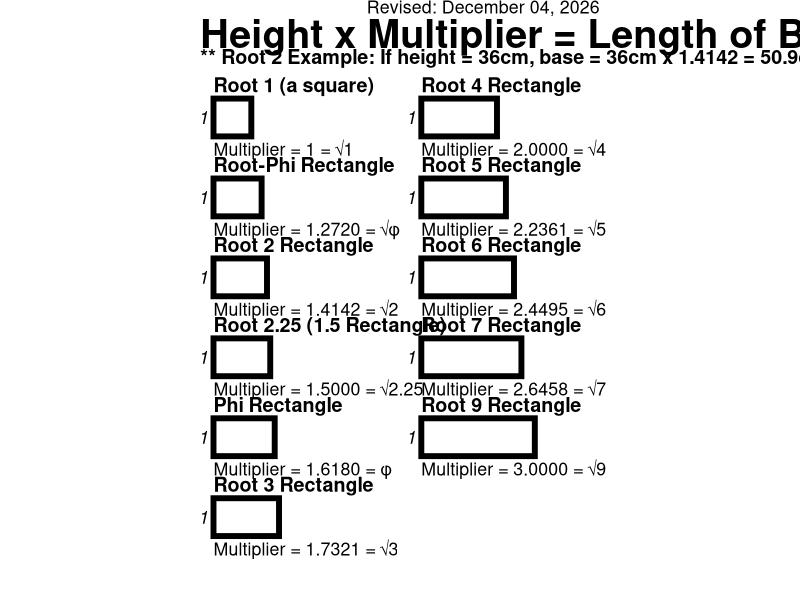

Write R code to recreate this figure.
## ---- chunk 1
#| label: setup

library(ggplot2)

##### Key tuning parameters if you need adjustments:
#####   
#####   title_space — room above each rectangle for the title
#####   caption_space — room below each rectangle for the caption
#####   row_gap — breathing room between rows
#####   margin — internal margin (your YAML handles page margins)
#####   title_offset — distance from title text to top of rectangle
#####   caption_offset — distance from caption text to bottom of rectangle
#####   header_height — space for main title and date
#####   rect_h <- 1.25   # inches - increase/decrease until rectangles are desired size

sqrt_phi <- sqrt((1 + sqrt(5)) / 2)  # sqrt of phi = 1.2720196495
phi      <- (1 + sqrt(5)) / 2        # phi = 1.6180339887

# Editable title and date
chart_title <- "Height x Multiplier = Length of Base"
chart_date <- paste("Revised:", format(Sys.Date(), "%B %d, %Y"))

# Ratios ordered by base length (ratio value)
# Matches the full set used in the companion "quiver of arrows" file
ratios <- list(
  list(name = "Root 1 (a square)",              ratio = 1,          label = "Multiplier = 1 = √1"),
  list(name = "Root-Phi Rectangle",  ratio = sqrt_phi,   label = sprintf("Multiplier = %.4f = √φ", sqrt_phi)),
  list(name = "Root 2 Rectangle",    ratio = sqrt(2),    label = sprintf("Multiplier = %.4f = √2", sqrt(2))),
  list(name = "Root 2.25 (1.5 Rectangle)", ratio = sqrt(2.25), label = sprintf("Multiplier = %.4f = √2.25", sqrt(2.25))),
  list(name = "Phi Rectangle",       ratio = phi,        label = sprintf("Multiplier = %.4f = φ",  phi)),
  list(name = "Root 3 Rectangle",    ratio = sqrt(3),    label = sprintf("Multiplier = %.4f = √3", sqrt(3))),
  list(name = "Root 4 Rectangle",    ratio = sqrt(4),    label = sprintf("Multiplier = %.4f = √4", sqrt(4))),
  list(name = "Root 5 Rectangle",    ratio = sqrt(5),    label = sprintf("Multiplier = %.4f = √5", sqrt(5))),
  list(name = "Root 6 Rectangle",    ratio = sqrt(6),    label = sprintf("Multiplier = %.4f = √6", sqrt(6))),
  list(name = "Root 7 Rectangle",    ratio = sqrt(7),    label = sprintf("Multiplier = %.4f = √7", sqrt(7))),
  list(name = "Root 9 Rectangle",    ratio = sqrt(9),    label = sprintf("Multiplier = %.4f = √9", sqrt(9)))
)

create_frame_sheet <- function(page_width, page_height) {
  margin <- 0.0
  work_width <- page_width - 2 * margin
  work_height <- page_height - 2 * margin
  
  # Reserve space for header
  header_height <- 1.00   # ADJUST THIS AS NEEDED
  content_top <- work_height - header_height
  
  # Two columns
  col_gap <- 0.3
  col_width <- (work_width - col_gap) / 2
  
  # Number of rectangles per column (auto-balances the full set)
  n_per_col <- ceiling(length(ratios) / 2)
  
  # FIXED HEIGHT FOR ALL RECTANGLES - ADJUST THIS VALUE
  rect_h <- 1.10  # inches - increase/decrease until rectangles are desired size
  
  # Fixed spacing for title and caption blocks
  title_space <- 0.22   # reserved space above rectangle for title block
  caption_space <- 0.22 # reserved space below rectangle for caption block
  
  # Direct control for the gap between one caption and the next title
  # Increase this value to add more space below the caption and above the next title
  between_text_gap <- 0.55
  
  # Distance from text baseline to rectangle edge
  # Increase title_offset to move titles higher above rectangles
  # Increase caption_offset to move captions farther below rectangles
  title_offset <- 0.12
  caption_offset <- 0.12
  
  # Convert the desired caption-to-next-title gap into the row gap used by the layout
  row_gap <- between_text_gap - title_space - caption_space + caption_offset + title_offset
  if (row_gap < 0) row_gap <- 0
  
  total_row_height <- title_space + rect_h + caption_space
  total_step_height <- total_row_height + row_gap
  available_step_height <- content_top / n_per_col
  
  # Auto-fit safeguard: if the requested row height + gap will not fit on the page,
  # shrink the rectangle height so the final row stays visible.
  if (total_step_height > available_step_height) {
    rect_h <- max(0.55, available_step_height - title_space - caption_space - row_gap)
    total_row_height <- title_space + rect_h + caption_space
    total_step_height <- total_row_height + row_gap
  }
  
  # Left margin within each column for "h" label
  left_pad <- 0.25
  
  rects <- data.frame(
    xmin = numeric(), xmax = numeric(), 
    ymin = numeric(), ymax = numeric(),
    title = character(), caption = character(),
    title_x = numeric(), title_y = numeric(),
    caption_x = numeric(), caption_y = numeric(),
    h_x = numeric(), h_y = numeric(),
    stringsAsFactors = FALSE
  )
  
  for (i in seq_along(ratios)) {
    r <- ratios[[i]]
    
    # Determine column placement
    col <- ifelse(i <= n_per_col, 1, 2)
    row_in_col <- ifelse(i <= n_per_col, i, i - n_per_col)
    
    # Column left edge
    col_left <- ifelse(col == 1, 0, col_width + col_gap)
    
    # Calculate vertical position from top down
    # Row 1 starts at content_top, each subsequent row is below
    row_top <- content_top - (row_in_col - 1) * total_step_height
    
    # Position elements within row
    rect_top <- row_top - title_space
    rect_bottom <- rect_top - rect_h
    
    # Position text with offset from rectangle edges
    extra_title_drop <- if (grepl("Root 2.25 Rectangle", r$name, fixed = TRUE)) 0.06 else 0
    title_y <- rect_top + title_offset - extra_title_drop
    caption_y <- rect_bottom - caption_offset
    
    # Width based on aspect ratio (width = height * ratio)
    rect_w <- rect_h * r$ratio
    
    # Left-align within column
    rect_left <- col_left + left_pad
    
    rects <- rbind(rects, data.frame(
      xmin = rect_left,
      xmax = rect_left + rect_w,
      ymin = rect_bottom,
      ymax = rect_top,
      title = r$name,
      caption = r$label,
      title_x = rect_left,
      title_y = title_y,
      caption_x = rect_left,
      caption_y = caption_y,
      h_x = rect_left - 0.10,
      h_y = (rect_top + rect_bottom) / 2
    ))
  }
  
  # Header positions
  header_y <- work_height - header_height / 2
  
  p <- ggplot2::ggplot() +
    # Header: title on left, date above
    ggplot2::annotate("text", x = 0, y = 9.5, label = "** Root 2 Example: If height = 36cm, base = 36cm x 1.4142 = 50.9cm",
                      size = 5, fontface = "bold", hjust = 0, vjust = 0.25) +
    ggplot2::annotate("text", x = 0, y = 10, label = chart_title,
                      size = 10, fontface = "bold", hjust = 0, vjust = 0.5) +
    ggplot2::annotate("text", x = work_width, y = 10.5, label = chart_date,
                      size = 4.5, hjust = 1, vjust = 0.5) +
    # Rectangles
    ggplot2::geom_rect(
      data = rects,
      ggplot2::aes(xmin = xmin, xmax = xmax, ymin = ymin, ymax = ymax),
      fill = NA, color = "black", linewidth = 2
    ) +
    ggplot2::geom_text(
      data = rects,
      ggplot2::aes(x = title_x, y = title_y, label = title),
      size = 5, fontface = "bold", hjust = 0, vjust = 0, lineheight = 0.9
    ) +
    ggplot2::geom_text(
      data = rects,
      ggplot2::aes(x = caption_x, y = caption_y, label = caption),
      size = 4.5, hjust = 0, vjust = 1
    ) +
    ggplot2::geom_text(
      data = rects,
      ggplot2::aes(x = h_x, y = h_y, label = "1"),
      size = 4.5, fontface = "italic", hjust = 1
    ) +
    ggplot2::coord_fixed(ratio = 1, xlim = c(0, work_width), ylim = c(0, work_height), clip = "off") +
    ggplot2::theme_void() +
    ggplot2::theme(
      plot.margin = ggplot2::margin(5, 5, 5, 5),
      aspect.ratio = NULL
    )
  
  p
}
## ---- chunk 2
#| label: portrait
#| fig-width: 7.5
#| fig-height: 10
#| fig-align: left

create_frame_sheet(7.5, 10)
